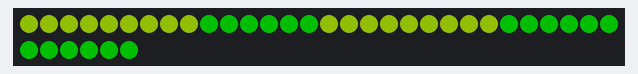
A sketch run on a simulated Arduino Uno, built with avr-gcc and run on an emulated ATmega328P. Shown: 36 RGB LEDs in strip order, left to right, continuing on the next row. Dim RGB values are drawn brighter than linear.

Above: at 0.12 s.
At 7.53 s:
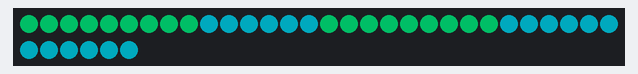
At 12.44 s:
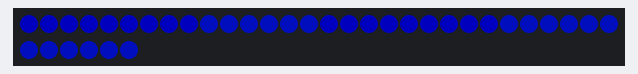
At 16.99 s:
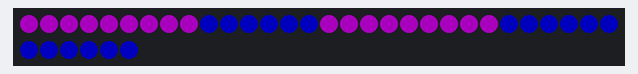
At 25.15 s:
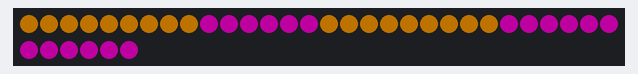
At 33.76 s:
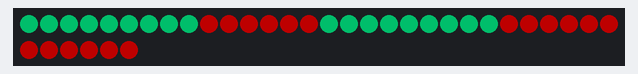

The sketch:

HalfAndHalf.ino
```cpp
#include <Adafruit_NeoPixel.h>

#define LED_PIN  18
#define NUM_LEDS 36
#define HALF_PERIOD_MS 10   // time to go from off to full, or full to off

Adafruit_NeoPixel strip(NUM_LEDS, LED_PIN, NEO_GRB + NEO_KHZ800);

uint32_t off = strip.Color(0, 0, 0);

struct Group {
  uint16_t start;
  uint16_t count;
};

Group groups[12] = {
  {0, 3},  {3, 3},  {6, 3},  {9, 3},
  {12, 3}, {15, 3}, {18, 3}, {21, 3},
  {24, 3}, {27, 3}, {30, 3}, {33, 3}
};

void setGroup(Group g, uint32_t color) {
  strip.fill(color, g.start, g.count);
}

const uint8_t NODE_COUNT = 12;
const uint8_t MAX_NEIGHBORS = 5;


const uint8_t edgeList[][2] PROGMEM = {
  {0,1},{0,2},{0,3},{0,4},{0,5},
  {1,2},{2,3},{3,4},{4,5},{5,1},
  {6,7},{7,8},{8,9},{9,10},{10,6},
  {11,6},{11,7},{11,8},{11,9},{11,10},
  {1,6},{2,7},{3,8},{4,9},{5,10},
  {1,7},{2,8},{3,9},{4,10},{5,6}
};

const uint8_t poleList[][2] PROGMEM = {
  {0,11},{1,9},{2,10},{3,6},{4,7},
  {5,8}
};


const uint8_t EDGE_COUNT = sizeof(edgeList) / sizeof(edgeList[0]);
const uint8_t POLE_COUNT = sizeof(poleList) / sizeof(poleList[0]);

uint8_t neighborTable[NODE_COUNT][MAX_NEIGHBORS];
uint8_t neighborCount[NODE_COUNT] = {};

uint8_t poleTable[NODE_COUNT][MAX_NEIGHBORS];
uint8_t poleCount[NODE_COUNT] = {};

void setup() {
  Serial.begin(9600);
    strip.begin();
  strip.setBrightness(80);
  strip.show();
  // Build the neighbor table from the edge list
  for (uint8_t edgeIndex = 0; edgeIndex < EDGE_COUNT; edgeIndex++) {
    uint8_t nodeA = pgm_read_byte(&edgeList[edgeIndex][0]);
    uint8_t nodeB = pgm_read_byte(&edgeList[edgeIndex][1]);

    neighborTable[nodeA][neighborCount[nodeA]] = nodeB;
    neighborCount[nodeA] = neighborCount[nodeA] + 1;

    neighborTable[nodeB][neighborCount[nodeB]] = nodeA;
    neighborCount[nodeB] = neighborCount[nodeB] + 1;
  }

    for (uint8_t poleIndex = 0; poleIndex < POLE_COUNT; poleIndex++) {
    uint8_t nodeA = pgm_read_byte(&poleList[poleIndex][0]);
    uint8_t nodeB = pgm_read_byte(&poleList[poleIndex][1]);

    poleTable[nodeA][poleCount[nodeA]] = nodeB;
    poleCount[nodeA] = poleCount[nodeA] + 1;

    poleTable[nodeB][poleCount[nodeB]] = nodeA;
    poleCount[nodeB] = poleCount[nodeB] + 1;
  }

  /*for (uint8_t nodeIndex = 0; nodeIndex < NODE_COUNT; nodeIndex++) {
    Serial.print(nodeIndex);
    Serial.print(": ");
    for (uint8_t neighborSlot = 0; neighborSlot < neighborCount[nodeIndex]; neighborSlot++) {
      Serial.print(neighborTable[nodeIndex][neighborSlot]);
      Serial.print(' ');
    }
    Serial.println();
  }*/
}

uint8_t colorTracker = 255;   // starts out of range so the first color is picked right away
uint16_t hue = 12000;
uint16_t hueTwo = 24000;
uint16_t hueThree = hue - 6000;
uint16_t hueFour = hue -9000;

uint8_t centerNode = 1;

void loop()
{
  unsigned long cycleLength = 2UL * HALF_PERIOD_MS;
  unsigned long phase = millis() % cycleLength;
  uint8_t cycleCount = (millis() / cycleLength) % NODE_COUNT;

  // New random color each time the center node changes (LEDs are off at that moment)
  if (colorTracker != cycleCount)
  {
    hue = (hue+50)%65535;
    hueTwo = (hueTwo + 25)%65535;
    hueThree = (hue-6000)%65535;
    hueFour = (hue-9000)%65535;
    colorTracker = cycleCount;
  }

  uint8_t level =255;
  /*if (phase < HALF_PERIOD_MS) {
    level = map(phase, 0, HALF_PERIOD_MS, 0, 255);               // grow
  } else {
    level = map(phase, HALF_PERIOD_MS, cycleLength, 255, 0);     // dim
  }*/

  uint32_t color = strip.gamma32(strip.ColorHSV(hue, 255, level));
  uint32_t colorTwo = strip.gamma32(strip.ColorHSV(hueTwo, 255, level));
  uint32_t colorThree = strip.gamma32(strip.ColorHSV(hueThree, 255, level));
  uint32_t colorFour = strip.gamma32(strip.ColorHSV(hueFour, 255, level));

  /*for (uint8_t nodeIndex = 0; nodeIndex < NODE_COUNT; nodeIndex++) {
    setGroup(groups[nodeIndex], off);
  }*/

  setGroup(groups[centerNode], color);
  for (uint8_t slot = 0; slot < neighborCount[centerNode]; slot++) {
    setGroup(groups[neighborTable[centerNode][slot]], color);
  }
  setGroup(groups[poleTable[centerNode][0]], colorTwo);
  for (uint8_t slot = 0; slot < neighborCount[poleTable[centerNode][0]]; slot++) {
    setGroup(groups[neighborTable[poleTable[centerNode][0]][slot]], colorTwo);
  }


  strip.show();
}
```
